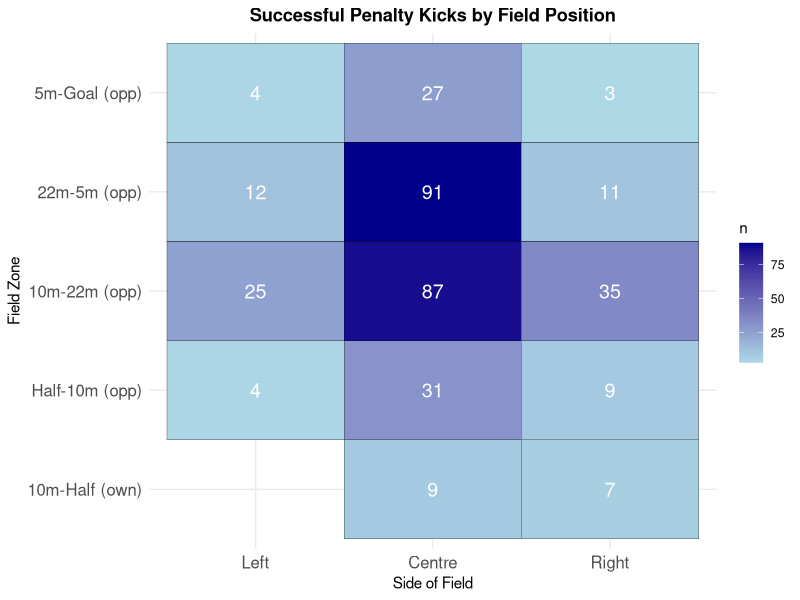
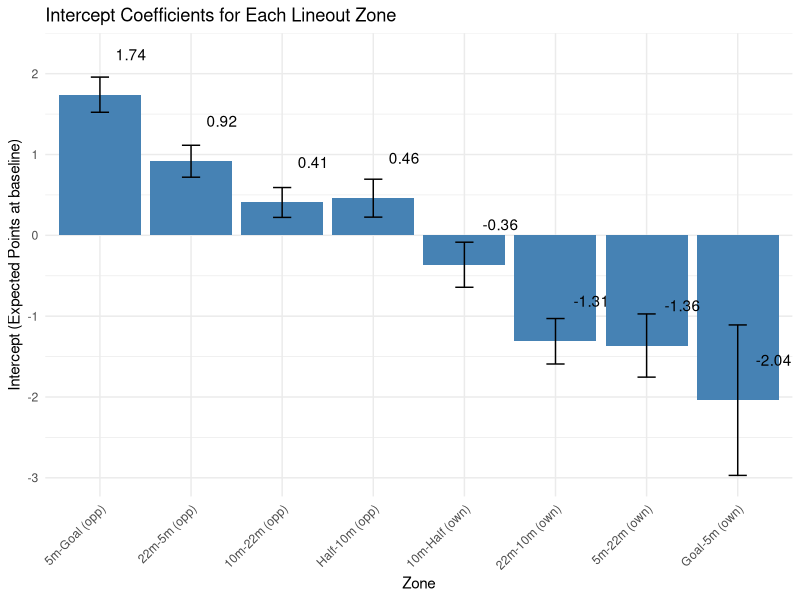
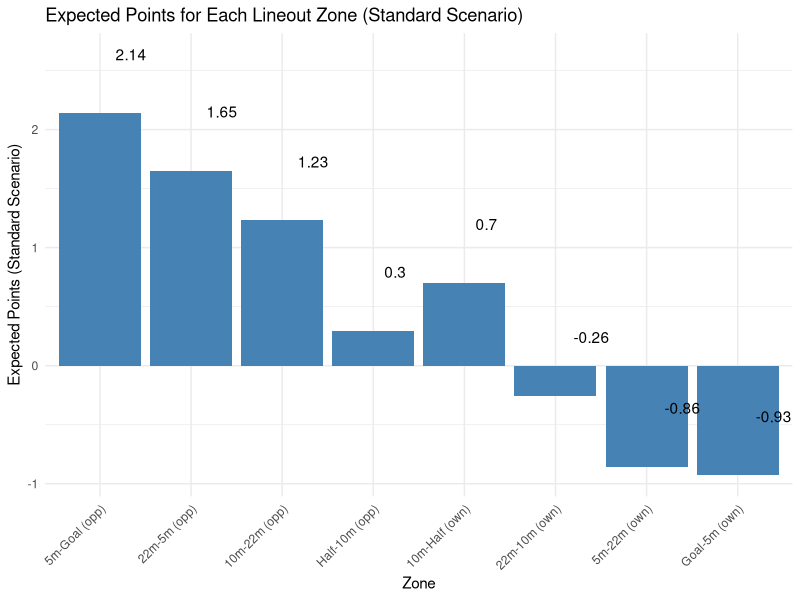

Here is the R script that generated these plots, in order: (Note: this script raises an error after producing the figures.)
##################
### REFERENCES ###
##################

# setwd("/Users/kennywatts/Documents/GitHub/Rugby-Expected-Points/")

## Links to Article
# https://www.data-ruck.com/blog/predicting-kicks-outcome/
# https://journals.sagepub.com/doi/10.1177/22150218251365220

## Data Download Link
# https://zenodo.org/api/records/13851563/files-archive

# Goal Kicking Data
# https://www.sciencedirect.com/science/article/pii/S1440244014000255


################
### PACKAGES ###
################

# install.packages("patchwork")
library(patchwork)

# install.packages("stringr")
library(stringr)

# install.packages("tidyverse")
library(tidyverse)

# install.packages("dplyr")
library(dplyr)

#################
### DATA LOAD ###
#################

# run from project directory (or within .Rproj)
phase_data = read_csv("data/phase_2018-19.csv")
# preview data
head(phase_data)

########################
### DATA EXPLORATION ###
########################

# location where the phase began, determined determined by the metre lines dividing the pitch
unique(phase_data$Location)

# period between subsequent rucks
unique(phase_data$Phase)

# location on the pitch where the phase began, determined by the lineout lines dividing the pitch
unique(phase_data$Side)

# how did the play start?
unique(phase_data$Play_Start)

# upon scoring, the event was assigned to all phases since the previous scoring event
unique(phase_data$Outcome)

# points difference (I'm assuming for whoever has possession of the ball)
## oftentimes this is from perspective of the home team, but if it flips back and forth w/ possession then you're right
unique(phase_data$Points_Difference)

# phase data including cards

phase_data_cards <- phase_data

# remove instances when cards occur
phase_data <- phase_data %>%
  filter(
    Red_Cards_Own == 0,
    Red_Cards_Opp == 0,
    Yellow_Cards_Own == 0,
    Yellow_Cards_Opp == 0
  ) %>%
  select(-Red_Cards_Own, -Red_Cards_Opp, -Yellow_Cards_Own, -Yellow_Cards_Opp)

# get restarts
restarts <- phase_data %>%
  filter(Play_Start == "Restart Kick", Phase ==1)

# list of unique restart locations
unique(restarts$Location)

# successfulpenalty kicks and locations
successful_penalty_kicks <- phase_data %>%
  arrange(ID) %>% 
  mutate(
    prev_location = lag(Location),          # previous play location
    prev_team = lag(Team_In_Poss),          # previous team in possession
    prev_side = lag(Side),                  # previous side
    score_change = Points_Difference - lag(Points_Difference),
    
    # flip certain "own" zones to "opp"
    prev_location = case_when(
      prev_location == "Goal-5m (own)"   ~ "5m-Goal (opp)",
      prev_location == "5m-22m (own)"    ~ "22m-5m (opp)",
      prev_location == "22m-10m (own)"   ~ "10m-22m (opp)",
      TRUE ~ prev_location
    )
  ) %>%
  # isolate for 3-point scores
  filter(
    abs(score_change) == 3
  ) %>%
  select(ID, Round, Home, Away, Location, prev_location, prev_team, prev_side, Points_Difference, Outcome)
# preview data
print(successful_penalty_kicks)


# mapping successful penalty kicks

zone_levels <- c("Goal-5m (own)", "5m-22m (own)", "22m-10m (own)", "10m-Half (own)",
                 "Half-10m (opp)", "10m-22m (opp)", "22m-5m (opp)", "5m-Goal (opp)")

successful_penalty_kicks <- successful_penalty_kicks %>%
  mutate(
    prev_location = factor(prev_location, levels = zone_levels),
    prev_side = factor(prev_side, levels = c("Left", "Centre", "Right"))
  )

field_counts <- successful_penalty_kicks %>%
  count(prev_location, prev_side)

p1 <- ggplot(field_counts, aes(x = prev_side, y = prev_location, fill = n)) +
  geom_tile(color = "black") +
  geom_text(aes(label = n), color = "white", size = 5) +
  scale_fill_gradient(low = "lightblue", high = "darkblue") +
  labs(title = "Successful Penalty Kicks by Field Position",
       x = "Side of Field",
       y = "Field Zone") +
  theme_minimal() +
  theme(
    axis.text.x = element_text(size = 12),
    axis.text.y = element_text(size = 12),
    plot.title = element_text(hjust = 0.5, face = "bold")
  )

ggsave("plots/penalty_kicks_by_position.png", p1, width = 10, height = 8, dpi = 300)

# expected points of lineout in different locations

phase_data <- phase_data %>%
  mutate(
    # extract signed numbers inside parentheses: (+3), (-3), etc.
    points = str_extract(Outcome, "[-+]?\\d+") %>% as.numeric(),
    
    # handle cases with no number (e.g. "no score", turnovers)
    points = ifelse(is.na(points), 0, points)
  )

zones <- c(
  "5m-Goal (opp)",
  "22m-5m (opp)",
  "10m-22m (opp)",
  "Half-10m (opp)",
  "10m-Half (own)",
  "22m-10m (own)",
  "5m-22m (own)",
  "Goal-5m (own)"
)

lineouts_clean <- phase_data %>%
  filter(
    Play_Start == "Lineout",
    Location %in% zones,
    Phase == 1
  ) %>%
  arrange(Round, Home, Away, Team_In_Poss, desc(Seconds_Remaining))

expected_points_by_zone <- lineouts_clean %>%
  group_by(Location) %>%
  summarise(
    n_phases = n(),
    avg_points = mean(points, na.rm = TRUE),
    total_points = sum(points, na.rm = TRUE),
    .groups = "drop"
)

print(expected_points_by_zone)

#####
# Expected points using linear regression
#####

last_play <- phase_data_cards %>%
  group_by(Round, Home, Away) %>%
  filter(ID == max(ID)) %>%
  ungroup() %>%
  mutate(
    last_play_points = str_extract(Outcome, "[-+]?\\d+") %>% as.numeric(),
    last_play_points = ifelse(is.na(last_play_points), 0, last_play_points),
    
    Score_Change = last_play_points,
    
    Final_Points_Difference = Points_Difference + Score_Change,
    Final_Points_Diff_Home = if_else(Team_In_Poss == "Home",
                                     Final_Points_Difference,
                                     -Final_Points_Difference)
)

# making win percentage column

matches <- last_play %>%
  select(Round, Home, Away, Final_Points_Diff_Home) %>%
  distinct()

team_games <- matches %>%
  pivot_longer(cols = c(Home, Away),
               names_to = "Side",
               values_to = "Team") %>%
  mutate(
    Win = case_when(
      Side == "Home" & Final_Points_Diff_Home > 0 ~ 1,
      Side == "Home" & Final_Points_Diff_Home <= 0 ~ 0,
      Side == "Away" & Final_Points_Diff_Home < 0 ~ 1,
      Side == "Away" & Final_Points_Diff_Home >= 0 ~ 0
    ),
    Round = as.numeric(Round)
  ) %>%
  arrange(Team, Round)

team_games <- team_games %>%
  group_by(Team) %>%
  arrange(Round) %>%
  mutate(
    Games_Played = lag(row_number(), default = 0),
    Wins_Before = lag(cumsum(Win), default = 0),
    WinPct_Before = if_else(Games_Played == 0, 0.5, Wins_Before / Games_Played)
  ) %>%
  ungroup()

phase_data_cards <- phase_data_cards %>%
  mutate(
    Team_for_join = case_when(
      Team_In_Poss == "Home" ~ Home,
      Team_In_Poss == "Away" ~ Away
    )
  )

phase_data_cards <- phase_data_cards %>%
  left_join(
    team_games %>% select(Team, Round, WinPct_Before),
    by = c("Team_for_join" = "Team", "Round" = "Round")
  )

regression_lineouts <- phase_data_cards %>%
  filter(
    Play_Start == "Lineout",
    Location %in% zones,
    Phase == 1
  )

# Home and away column

regression_lineouts <- regression_lineouts %>%
  mutate(
    Home_Attack = if_else(Team_In_Poss == "Home", 1, 0)
  )

regression_lineouts <- regression_lineouts %>%
  mutate(
    Opponent = if_else(Team_In_Poss == "Home", Away, Home)
  ) %>%
  left_join(
    team_games %>% select(Team, Round, WinPct_Before) %>%
      rename(Opponent = Team,
             Opponent_WinPct = WinPct_Before),
    by = c("Opponent", "Round")
  )

# Win percent differential

regression_lineouts <- regression_lineouts %>%
  mutate(
    WinPct_Diff = WinPct_Before - Opponent_WinPct
  )

# Card differential

regression_lineouts <- regression_lineouts %>%
  mutate(
    Card_Diff = (Yellow_Cards_Opp + Red_Cards_Opp) - (Yellow_Cards_Own + Red_Cards_Own)
  )

# Seconds remaining in half

regression_lineouts <- regression_lineouts %>%
  mutate(
    Seconds_Remaining_Half = if_else(
      Seconds_Remaining > 2400,             # first half
      Seconds_Remaining - 2400,             # seconds remaining in first half
      Seconds_Remaining                     # second half: already less than 2400
    )
  )

regression_lineouts <- regression_lineouts %>%
  mutate(
    Less_Than_2_Min = if_else(Seconds_Remaining_Half < 120, 1, 0)
  )

regression_lineouts <- regression_lineouts %>%
  mutate(
  points = str_extract(Outcome, "[-+]?\\d+") %>% as.numeric(),
  points = ifelse(is.na(points), 0, points))

# Weighting lineouts in consecutive possessions with same outcome

regression_lineouts <- regression_lineouts %>%
  arrange(Round, Home, Away, ID) %>%
  group_by(Round, Home, Away) %>%
  mutate(
    run_id = cumsum(c(TRUE, diff(Points_Difference) != 0 | Outcome[-1] != Outcome[-n()])),
    n_same = ave(run_id, run_id, FUN = length),          # count observations in each run
    weighted_points = points / n_same                   # divide points by number in run
  ) %>%
  ungroup()

lineouts_by_zone <- split(regression_lineouts, regression_lineouts$Location)

zone_regressions <- list()

for (zone_name in names(lineouts_by_zone)) {
  df <- lineouts_by_zone[[zone_name]]
  
  lm_zone <- lm(weighted_points ~ Less_Than_2_Min + Home_Attack + WinPct_Diff + Card_Diff, data = df)
  
  zone_regressions[[zone_name]] <- lm_zone
}

# Expected points for each zone using regression

library(broom)

zone_coefficients <- lapply(names(zone_regressions), function(zone) {
  broom::tidy(zone_regressions[[zone]]) %>%
    mutate(Location = zone)
}) %>%
  bind_rows()

zones_order <- c(
  "5m-Goal (opp)",
  "22m-5m (opp)",
  "10m-22m (opp)",
  "Half-10m (opp)",
  "10m-Half (own)",
  "22m-10m (own)",
  "5m-22m (own)",
  "Goal-5m (own)"
)

intercepts <- zone_coefficients %>%
  filter(term == "(Intercept)")

intercepts <- intercepts %>%
  mutate(Location = factor(Location, levels = zones_order))

reg_plot <- ggplot(intercepts, aes(x = Location, y = estimate)) +
  geom_col(fill = "steelblue") +
  geom_errorbar(aes(ymin = estimate - std.error, ymax = estimate + std.error), width = 0.2) +
  geom_text(aes(label = round(estimate, 2)),
            nudge_y = 0.5,   # move labels slightly above the bars
            hjust = -0.5) +   # center horizontally
  labs(
    x = "Zone",
    y = "Intercept (Expected Points at baseline)",
    title = "Intercept Coefficients for Each Lineout Zone"
  ) +
  theme_minimal() +
  theme(axis.text.x = element_text(angle = 45, hjust = 1))

ggsave("plots/reg_plot.png", reg_plot, width = 10, height = 6, dpi = 300)

# Standard Scenario Plot

Less_Than_2_Min_val <- 0
Home_Attack_val <- 1
WinPct_Diff_val <- 0
Card_Diff_val <- 0

zone_coeff_summary <- zone_coefficients %>%
  select(Location, term, estimate) %>%
  pivot_wider(names_from = term, values_from = estimate, values_fn = mean)

EP_standard <- zone_coeff_summary %>%
  mutate(
    EP_standard = `(Intercept)` +
      Less_Than_2_Min * Less_Than_2_Min_val +
      Home_Attack * Home_Attack_val +
      WinPct_Diff * WinPct_Diff_val +
      Card_Diff * Card_Diff_val
  ) %>%
  select(Location, EP_standard) %>%
  pivot_longer(
    cols = EP_standard,
    names_to = "Condition",
    values_to = "Expected_Points"
  ) %>%
  mutate(Location = factor(Location, levels = zones_order))

reg_plot_standard <- ggplot(EP_standard, aes(x = Location, y = Expected_Points)) +
  geom_col(fill = "steelblue") +
  geom_text(aes(label = round(Expected_Points, 2)),
            nudge_y = 0.5, 
            hjust = -0.5) +
  labs(
    x = "Zone",
    y = "Expected Points (Standard Scenario)",
    title = "Expected Points for Each Lineout Zone (Standard Scenario)"
  ) +
  theme_minimal() +
  theme(axis.text.x = element_text(angle = 45, hjust = 1))

ggsave("plots/standard_coef_reg_plot.png", reg_plot_standard, width = 10, height = 6, dpi = 300)

# Expected Points of Lineout All Areas of the pitch

expected_points_by_zone <- lineouts_weighted %>%
  group_by(Location) %>%
  summarise(
    n_phases = n(),
    avg_points = mean(weighted_points, na.rm = TRUE),
    total_points = sum(weighted_points, na.rm = TRUE),
    .groups = "drop"
  ) %>%
  mutate(Location = factor(Location, levels = zones_order)) %>%
  arrange(Location)

expected_points_regression <- EP_standard %>%
  arrange(factor(Location, levels = zones_order)) %>%
  select(Location, Expected_Points) %>%
  mutate(Location = factor(Location, levels = zones_order))

# Print Table
print(expected_points_by_zone)

# Plot of Meteres vs Expected Points of Lineout

field_lines <- c(5, 22, 40, 50, 60, 78, 95)
line_names <- c("5m (opp)", "22m (opp)", "10m (opp)", "Half", "10m (own)", "22m (own)", "5m (own)")
zone_meters <- c(2.5, 13.5, 31, 45, 55, 69, 86.5, 97.5)

expected_points_by_zone$Location <- factor(expected_points_by_zone$Location, levels = zones_order)
expected_points_by_zone$meter_x <- zone_meters[match(as.character(expected_points_by_zone$Location), zones_order)]

expected_points_regression$Location <- factor(expected_points_regression$Location, levels = zones_order)
expected_points_regression$meter_x <- zone_meters[match(as.character(expected_points_regression$Location), zones_order)]

# Computing Quadratic Minimum

quad_fit_tmp <- lm(avg_points ~ poly(meter_x, 2), data = expected_points_by_zone)
quad_fit_reg <- lm(Expected_Points ~ poly(meter_x, 2), data = expected_points_regression)


grid_x <- seq(min(expected_points_by_zone$meter_x, na.rm = TRUE),
              max(expected_points_by_zone$meter_x, na.rm = TRUE),
              length.out = 2000)

pred_tmp <- predict(quad_fit_tmp, newdata = data.frame(meter_x = grid_x))
pred_reg <- predict(quad_fit_reg, newdata = data.frame(meter_x = grid_x))

cap_x <- grid_x[which.min(pred_tmp)]
cap_x_reg <- grid_x[which.min(pred_reg)]

lineout_plot <- ggplot(expected_points_by_zone, aes(x = meter_x, y = avg_points)) +
  geom_point(size = 2) +
  geom_text(aes(label = round(avg_points, 2)), vjust = -1.2, size = 3, check_overlap = TRUE) +
  geom_smooth(method = "lm", formula = y ~ poly(pmin(x,  cap_x), 2), se = FALSE, linewidth = 0.8) +
  scale_x_continuous(
    breaks = field_lines,
    labels = line_names,
    expand = expansion(add = c(3, 3)),
    limits = c(0, 100)  # ensures full field range
  ) +
  labs(
    title = "Average Points by Lineout Location (Quadratic Fit, Increasing Distance from Opposition Goal Line)",
    x = "Field Position (meters)",
    y = "Average Expected Points"
  ) +
  theme_minimal(base_size = 12) +
  theme(
    axis.text.x = element_text(angle = 45, hjust = 1),
    axis.title.x = element_text(margin = ggplot2::margin(t = unit(8, "pt")))
  )

ggsave("plots/lineout_plot.png", lineout_plot, width = 10, height = 6, dpi = 300)

df <- tibble::tibble(
  y_mid = c(31, 13.5, 2.5, 45),
  avg_points = c(1.36, 2.4, 4.17, 0.66)
)

p2 <- ggplot(df, aes(x = y_mid, y = avg_points)) +
  geom_point(size = 3, color = "red") +
  geom_line(group = 1, color = "blue") +
  labs(
    title = "Average Expected Points by Zone",
    x = "Distance from goal line (m, zone midpoint)",
    y = "Average Points"
  ) +
  theme_minimal()

ggsave("plots/expected_points_by_zone.png", p2, width = 10, height = 6, dpi = 300)

# Regression quad plot

lineout_plot_reg <- ggplot(expected_points_regression, aes(x = meter_x, y = Expected_Points)) +
  geom_point(size = 2) +
  geom_text(aes(label = round(Expected_Points, 2)), vjust = -1.2, size = 3, check_overlap = TRUE) +
  geom_smooth(method = "lm", formula = y ~ poly(pmin(x,  cap_x_reg), 2), se = FALSE, linewidth = 0.8) +
  scale_x_continuous(
    breaks = field_lines,
    labels = line_names,
    expand = expansion(add = c(3, 3)),
    limits = c(0, 100)  # ensures full field range
  ) +
  labs(
    title = "Average Points by Lineout Location",
    x = "Field Position (meters)",
    y = "Average Expected Points"
  ) +
  theme_minimal(base_size = 12) +
  theme(
    axis.text.x = element_text(angle = 45, hjust = 1),
    axis.title.x = element_text(margin = ggplot2::margin(t = unit(8, "pt")))
  )

ggsave("plots/lineout_plot_reg.png", lineout_plot_reg, width = 10, height = 6, dpi = 300)

df_reg <- tibble::tibble(
  y_mid = c(31, 13.5, 2.5, 45),
  estimate = c(1.36, 2.4, 4.17, 0.66)
)

p2_reg <- ggplot(df_reg, aes(x = y_mid, y = estimate)) +
  geom_point(size = 3, color = "red") +
  geom_line(group = 1, color = "blue") +
  labs(
    title = "Average Expected Points by Zone",
    x = "Distance from goal line (m, zone midpoint)",
    y = "Average Points"
  ) +
  theme_minimal()

ggsave("plots/expected_points_regression.png", p2_reg, width = 10, height = 6, dpi = 300)

# coefficients from logistic regression (REPLICATE THIS)
beta_angle <- 0.45
beta_distance <- -0.022
intercept <- -1.78

x_vals <- seq(-35, 35, by = 1)
y_vals <- seq(5, 65, by = 1)
grid <- expand.grid(x = x_vals, y = y_vals)

# SET THIS AS DEFAULT VALUE, CORRECT IF NOT SO
post_half_width <- 2.81

# logistic function
logit_prob <- function(angle, distance) {
  1 / (1 + exp(-(beta_angle * angle + beta_distance * distance + intercept)))
}

compute_expected_points <- function(x, y, post_half_width = 2.81) {
  # positions of the posts along the x-axis
  left_post_x  <- -post_half_width
  right_post_x <-  post_half_width
  
  # distances to the posts from kicker at (x, y)
  angle_left  <- atan2(x + left_post_x, y)
  angle_right <- atan2(x - right_post_x, y)
  
  # angular width of target
  angle <- angle_right - angle_left
  
  # logistic probability
  distance <- sqrt(x^2 + y^2)
  prob_raw <- logit_prob(angle, distance)
  
  prob_raw
}

grid <- grid %>%
  mutate(
    prob_raw_pos = compute_expected_points(x, y),
    prob_raw_neg = compute_expected_points(-x, y),  # mirror kicker position
    prob_raw_max = pmax(prob_raw_pos, prob_raw_neg)
  ) %>%
  mutate(
    prob = prob_raw_max / max(prob_raw_max),
    expected_points = prob * 3 + (1-prob)*0.74    # 0.74 obtained from expected points following a 22 meter drop out
  )


# plot symmetric heatmap
thresholds <- c(0.8, 0.6, 0.4, 0.2)

p3 <- ggplot(grid, aes(x = x, y = y, fill = prob)) +
  geom_tile() +
  geom_contour(aes(z = prob),
               breaks = thresholds,
               color = "white",
               linewidth = 0.8,
               linetype = "dashed") +
  scale_fill_viridis_c(option = "magma", name = "Expected Prob") +
  coord_fixed() +
  labs(
    title = "Expected Probability of Kick Success (Symmetric)",
    x = "Lateral position (m)",
    y = "Distance from goal line (m)"
  ) +
  theme_minimal()

ggsave("plots/kick_success_probability.png", p3, width = 12, height = 10, dpi = 300)

p4 <- ggplot(grid, aes(x = x, y = y, fill = expected_points)) +
  geom_tile() +
  scale_fill_viridis_c(option = "magma", name = "Expected Points") +
  coord_fixed() +
  labs(
    title = "Expected Points of Kick Success (Symmetric)",
    x = "Lateral position (m)",
    y = "Distance from goal line (m)"
  ) +
  theme_minimal()

ggsave("plots/expected_points_heatmap.png", p4, width = 12, height = 10, dpi = 300)



# Expected Points after Penalty miss (drop kick from opposition 22m)

all_restarts <- restarts

head(all_restarts)
table(all_restarts$Location)

# Need to Remove All Restarts After Tries and Penalties

restarts_not_after_score <- phase_data %>%
  group_by(Home, Away) %>%   # ← ensures lags only look within the same match
  mutate(
    prev_ID = lag(ID),
    prev_Points = lag(Points_Difference),
    prev_Play = lag(Play_Start),
    prev_Team_In_Poss = lag(Team_In_Poss),
    prev_outcome = lag(Outcome),
    prev_seconds_remaining = lag(Seconds_Remaining)
  ) %>%
  ungroup() %>%
  filter(
    Phase == 1,
    Play_Start == "Restart Kick",
    !is.na(prev_ID),
    near(Points_Difference, prev_Points),   # safer than abs() == 0
    Seconds_Remaining < 4790,
    !between(Seconds_Remaining, 2390, 2400)
  )


head(restarts_not_after_score)
table(restarts_not_after_score$Location)


# Filtering out unreasonable locations

avg_points_by_location_restarts <- restarts_not_after_score %>%
  group_by(Location) %>%
  summarise(
    n = n(),
    avg_expected_points = mean(points, na.rm = TRUE)
  ) %>%
  arrange(desc(avg_expected_points))

avg_points_by_location_restarts <- avg_points_by_location_restarts %>% 
  dplyr::slice(1:5)

print(avg_points_by_location_restarts)

overall_avg_points_restarts <- weighted.mean(
  avg_points_by_location_restarts$avg_expected_points,
  avg_points_by_location_restarts$n
)


y_dense <- seq(min(expected_points_by_zone$meter_x),
               max(expected_points_by_zone$meter_x), length.out = 500)
y_dense_reg <- seq(min(expected_points_regression$meter_x),
               max(expected_points_regression$meter_x), length.out = 500)

fitted_dense <- predict(quad_fit_tmp, newdata = data.frame(meter_x = y_dense))
fitted_dense_reg <- predict(quad_fit_reg, newdata = data.frame(meter_x = y_dense_reg))

p5 <- ggplot() +
  geom_point(data = expected_points_by_zone, aes(x = meter_x, y = avg_points), color = "blue") +
  geom_line(aes(x = y_dense, y = fitted_dense), color = "red", linewidth = 1) +
  labs(title = "Quadratic Fit to Average Points by Zone",
       x = "meter_x",
       y = "Average Points") +
  theme_minimal()

ggsave("plots/quadratic_fit.png", p5, width = 10, height = 6, dpi = 300)

p5_reg <- ggplot() +
  geom_point(data = expected_points_regression, aes(x = meter_x, y = Expected_Points), color = "blue") +
  geom_line(aes(x = y_dense_reg, y = fitted_dense_reg), color = "red", linewidth = 1) +
  labs(title = "Quadratic Fit to Average Points by Zone",
       x = "meter_x",
       y = "Average Points") +
  theme_minimal()

ggsave("plots/quadratic_fit_reg.png", p5, width = 10, height = 6, dpi = 300)

interpolate_quad <- function(x) {
  predict(quad_fit_tmp, newdata = data.frame(meter_x = x))
}

interpolate_quad_reg <- function(x) {
  predict(quad_fit_reg, newdata = data.frame(meter_x = x))
}

grid <- grid %>%
  mutate(
    avg_points_interp = interpolate_quad(y),
    point_diff = expected_points - avg_points_interp
  )

grid_reg <- grid %>%
  mutate(
    avg_points_interp = interpolate_quad_reg(y),
    point_diff = expected_points - avg_points_interp
  )

# graph of if the lineout takes place at the same distance from goal as kick
p6 <- ggplot(grid, aes(x = x, y = y, fill = point_diff)) +
  geom_tile() +
  scale_fill_gradient2(
    low = "#457B9D",    # darker blue for negative
    mid = "white",       # zero
    high = "#E76F51",   # darker orange/red for positive
    midpoint = 0,
    name = "Kick vs Lineout"
  ) +
  coord_fixed() +
  labs(
    title = "Expected Points Difference: Kick vs Lineout",
    x = "Lateral position (m)",
    y = "Distance from goal line (m)"
  ) +
  theme_minimal()

ggsave("plots/kick_vs_lineout_comparison.png", p6, width = 12, height = 10, dpi = 300)


p6_reg <- ggplot(grid_reg, aes(x = x, y = y, fill = point_diff)) +
  geom_tile() +
  scale_fill_gradient2(
    low = "#457B9D",    # darker blue for negative
    mid = "white",       # zero
    high = "#E76F51",   # darker orange/red for positive
    midpoint = 0,
    name = "Kick vs Lineout"
  ) +
  coord_fixed() +
  labs(
    title = "Expected Points Difference (Regression): Kick vs Lineout",
    x = "Lateral position (m)",
    y = "Distance from goal line (m)"
  ) +
  theme_minimal()

ggsave("plots/kick_vs_lineout_comparison_reg.png", p6_reg, width = 12, height = 10, dpi = 300)

# with a y shift

y_shifts <- c(0, -5, -10, -15, -20, -25)

plots <- lapply(y_shifts, function(shift) {
  
  grid_shifted <- grid %>%
    mutate(
      avg_points_interp = pmin(interpolate_quad(y + shift), 4.17),
      point_diff = expected_points - avg_points_interp
    )
  
  p <- ggplot(grid_shifted, aes(x = x, y = y, fill = point_diff)) +
    geom_tile() +
    scale_fill_gradient2(
      low = "#457B9D",    # darker blue for negative
      mid = "white",       # zero
      high = "#E76F51",   # darker orange/red for positive
      midpoint = 0,
      name = "Kick vs Lineout"
    ) +
    coord_fixed() +
    labs(
      title = paste("Expected Points Difference: Kick vs Lineout (Lineout", shift, "m)"),
      x = "Lateral position (m)",
      y = "Distance from goal line (m)"
    ) +
    theme_minimal()
  
  # Save each plot
  filename <- paste0("plots/kick_vs_lineout_shift_", abs(shift), "m.png")
  ggsave(filename, p, width = 12, height = 10, dpi = 300)
  
  p
})

plots_reg <- lapply(y_shifts, function(shift) {
  
  grid_shifted_reg <- grid_reg %>%
    mutate(
      avg_points_interp = pmin(interpolate_quad_reg(y + shift), 4.96),
      point_diff = expected_points - avg_points_interp
    )
  
  p_reg <- ggplot(grid_shifted_reg, aes(x = x, y = y, fill = point_diff)) +
    geom_tile() +
    scale_fill_gradient2(
      low = "#457B9D",    # darker blue for negative
      mid = "white",       # zero
      high = "#E76F51",   # darker orange/red for positive
      midpoint = 0,
      name = "Kick vs Lineout"
    ) +
    coord_fixed() +
    labs(
      title = paste("Expected Points Difference (Regression): Kick vs Lineout (Lineout", shift, "m)"),
      x = "Lateral position (m)",
      y = "Distance from goal line (m)"
    ) +
    theme_minimal()
  
  # Save each plot
  filename <- paste0("plots/kick_vs_lineout_reg_shift_", abs(shift), "m.png")
  ggsave(filename, p_reg, width = 12, height = 10, dpi = 300)
  
  p_reg
})

# Specific y shift and decision marker

y_shift <- -20

marker_x <- 19
marker_y <- 40

grid_shifted <- grid %>%
  mutate(
    avg_points_interp = pmin(interpolate_quad(y + y_shift), 4.17),
    point_diff = expected_points - avg_points_interp
  )

grid_shifted_reg <- grid %>%
  mutate(
    avg_points_interp = pmin(interpolate_quad_reg(y + y_shift), 4.96),
    point_diff = expected_points - avg_points_interp
  )

decision_marker <- ggplot(grid_shifted, aes(x = x, y = y, fill = point_diff)) +
  geom_tile() +
  scale_fill_gradient2(
    low = "#457B9D",    # darker blue for negative
    mid = "white",       # zero
    high = "#E76F51",   # darker orange/red for positive
    midpoint = 0,
    name = "Kick vs Lineout"
  ) +
  coord_fixed() +
  labs(
    title = paste("Expected Points Difference: Kick vs Lineout (Lineout", y_shift, "m)"),
    x = "Lateral position (m)",
    y = "Distance from goal line (m)"
  ) +
  theme_minimal() +
  # Add your marker
  geom_point(aes(x = marker_x, y = marker_y), color = "black", size = 4, shape = 4, stroke = 1.2)

ggsave("plots/kick_vs_lineout_shift_15m_marker.png", decision_marker, width = 12, height = 10, dpi = 300)

decision_marker

decision_marker_reg <- ggplot(grid_shifted_reg, aes(x = x, y = y, fill = point_diff)) +
  geom_tile() +
  scale_fill_gradient2(
    low = "#457B9D",    # darker blue for negative
    mid = "white",       # zero
    high = "#E76F51",   # darker orange/red for positive
    midpoint = 0,
    name = "Kick vs Lineout"
  ) +
  coord_fixed() +
  labs(
    title = paste("Expected Points Difference (Regression): Kick vs Lineout (Lineout", y_shift, "m)"),
    x = "Lateral position (m)",
    y = "Distance from goal line (m)"
  ) +
  theme_minimal() +
  # Add your marker
  geom_point(aes(x = marker_x, y = marker_y), color = "black", size = 4, shape = 4, stroke = 1.2)

ggsave("plots/kick_vs_lineout_shift_15m_marker_reg.png", decision_marker_reg, width = 12, height = 10, dpi = 300)

decision_marker_reg

marker_value <- grid_shifted %>%
  filter(x == marker_x, y == marker_y) %>%
  select(expected_points, avg_points_interp, point_diff)

marker_value <- marker_value %>%
  mutate(
    expected_points = round(expected_points, 2),
    avg_points_interp = round(avg_points_interp, 2),
    point_diff = round(point_diff, 2)
  )

marker_value

marker_value_reg <- grid_shifted_reg %>%
  filter(x == marker_x, y == marker_y) %>%
  select(expected_points, avg_points_interp, point_diff)

marker_value_reg <- marker_value_reg %>%
  mutate(
    expected_points = round(expected_points, 2),
    avg_points_interp = round(avg_points_interp, 2),
    point_diff = round(point_diff, 2)
  )

marker_value_reg


# Graphing Decision Boundary

marker_x <- 19
marker_y <- 40

y_shifts <- seq(0, -35, by = -1)

shift_results <- lapply(y_shifts, function(shift) {
  grid_shifted <- grid %>%
    mutate(
      avg_points_interp = pmin(interpolate_quad(y + shift), 4.17),
      point_diff = expected_points - avg_points_interp
    )
  
  marker_val <- grid_shifted %>%
    mutate(dist = sqrt((x - marker_x)^2 + (y - marker_y)^2)) %>%
    slice_min(dist, n = 1) %>%
    select(expected_points, avg_points_interp)
  
  tibble(
    y_shift = shift,
    kick_EP = marker_val$expected_points,
    lineout_EP = marker_val$avg_points_interp
  )
}) %>%
  bind_rows()

shift_results_reg <- lapply(y_shifts, function(shift) {
  grid_shifted_reg <- grid_reg %>%
    mutate(
      avg_points_interp = pmin(interpolate_quad_reg(y + shift), 4.17),
      point_diff = expected_points - avg_points_interp
    )
  
  marker_val_reg <- grid_shifted_reg %>%
    mutate(dist = sqrt((x - marker_x)^2 + (y - marker_y)^2)) %>%
    slice_min(dist, n = 1) %>%
    select(expected_points, avg_points_interp)
  
  tibble(
    y_shift = shift,
    kick_EP = marker_val_reg$expected_points,
    lineout_EP = marker_val_reg$avg_points_interp
  )
}) %>%
  bind_rows()

shift_results_long <- shift_results %>%
  mutate(y_shift_plot = abs(y_shift)) %>%
  pivot_longer(
    cols = c(kick_EP, lineout_EP),
    names_to = "Option",
    values_to = "Expected_Points"
  )

shift_results_long_reg <- shift_results_reg %>%
  mutate(y_shift_plot = abs(y_shift)) %>%
  pivot_longer(
    cols = c(kick_EP, lineout_EP),
    names_to = "Option",
    values_to = "Expected_Points"
  )

f <- function(shift) interpolate_quad(marker_y + shift) - shift_results$kick_EP[1]

zero_shift <- -uniroot(f, c(-50, 0))$root

zero_shift

f_reg <- function(shift) interpolate_quad_reg(marker_y + shift) - shift_results_reg$kick_EP[1]

zero_shift_reg <- -uniroot(f_reg, c(-50, 0))$root

zero_shift_reg


delta_intercept <- ggplot(shift_results_long, aes(x = y_shift_plot, y = Expected_Points, color = Option)) +
  geom_line(size = 1.2) +
  geom_point(size = 2) +
  geom_vline(xintercept = abs(zero_shift), linetype = "dashed", color = "black") +
  annotate(
    "text",
    x = abs(zero_shift) + 1,  # shift label slightly right (adjust as needed)
    y = max(shift_results_long$Expected_Points),
    label = sprintf("Intercept = %.2f m", abs(zero_shift)),
    vjust = -0.5,
    hjust = 0
  ) +
  theme_minimal() +
  labs(
    title = paste("Expected Points vs Lineout Shift at (", marker_x, ",", marker_y, ")"),
    x = "Yards Gained for Lineout (m)",
    y = "Expected Points",
    color = "Option"
  )

ggsave("plots/delta_intercept_graph.png", delta_intercept, width = 12, height = 10, dpi = 300)


delta_intercept_reg <- ggplot(shift_results_long_reg, aes(x = y_shift_plot, y = Expected_Points, color = Option)) +
  geom_line(size = 1.2) +
  geom_point(size = 2) +
  geom_vline(xintercept = abs(zero_shift_reg), linetype = "dashed", color = "black") +
  annotate(
    "text",
    x = abs(zero_shift_reg) + 1,  # shift label slightly right (adjust as needed)
    y = max(shift_results_long_reg$Expected_Points),
    label = sprintf("Intercept = %.2f m", abs(zero_shift_reg)),
    vjust = -0.5,
    hjust = 0
  ) +
  theme_minimal() +
  labs(
    title = paste("Expected Points vs Lineout Shift at (", marker_x, ",", marker_y, ")"),
    x = "Yards Gained for Lineout (m)",
    y = "Expected Points",
    color = "Option"
  )

ggsave("plots/delta_intercept_graph_reg.png", delta_intercept_reg, width = 12, height = 10, dpi = 300)


# Shifting Variables in Regression Equation

# Set scenario values
Less_Than_2_Min_Coef <- 0
Home_Attack_Coef <- 1
WinPct_Diff_Coef <- 0

EP_given_card <- zone_coefficients %>%
  select(Location, term, estimate) %>%
  pivot_wider(
    names_from = term,
    values_from = estimate
  ) %>%
  mutate(
    EP_no_card = `(Intercept)` +
      Less_Than_2_Min * Less_Than_2_Min_Coef +
      Home_Attack * Home_Attack_Coef +
      WinPct_Diff * WinPct_Diff_Coef,
    EP_card    = EP_no_card + Card_Diff
  )

EP_given_card

EP_long <- EP_given_card %>%
  select(Location, EP_no_card, EP_card) %>%
  pivot_longer(
    cols = c(EP_no_card, EP_card),
    names_to = "Condition",
    values_to = "Expected_Points"
  ) %>%
  mutate(
    Location = factor(Location, levels = zones_order)
  )

yellow_card_plot <- ggplot(EP_long, aes(x = Location, y = Expected_Points, color = Condition)) +
  geom_point(size = 2) +
  geom_text(aes(label = round(Expected_Points, 2)), 
            vjust = -1, nudge_x = 0.4, size = 3, check_overlap = TRUE) +
  labs(
    title = "Expected Points by Zone With and Without Yellow Card",
    x = "Zone",
    y = "Expected Points",
    color = "Condition"
  ) +
  theme_minimal(base_size = 12) +
  theme(
    axis.text.x = element_text(angle = 45, hjust = 1)
  )

ggsave("plots/yellow_card_plot.png", yellow_card_plot, width = 12, height = 10, dpi = 300)


# Changing win percentage

Less_Than_2_Min_Coef <- 0
Home_Attack_Coef <- 1
Card_Diff_val <- 0
WinPct_Diff_vals <- c(-0.25, -0.125, 0, 0.125, 0.25)

EP_scenarios <- expand.grid(
  Location = unique(zone_coefficients$Location),
  WinPct_Diff_val = WinPct_Diff_vals
) %>%
  left_join(
    zone_coefficients %>%
      select(Location, term, estimate) %>%
      pivot_wider(names_from = term, values_from = estimate),
    by = "Location"
  ) %>%
  mutate(
    EP_no_card = `(Intercept)` +
      Less_Than_2_Min * Less_Than_2_Min_Coef +
      Home_Attack * Home_Attack_Coef +
      WinPct_Diff * WinPct_Diff_val +
      Card_Diff * Card_Diff_val
  ) %>%
  select(Location, WinPct_Diff_val, EP_no_card) %>%
  mutate(Location = factor(Location, levels = zones_order))

win_percent_plot <- ggplot(EP_scenarios, aes(x = Location, y = EP_no_card, color = as.factor(WinPct_Diff_val), group = WinPct_Diff_val)) +
  geom_point(size = 2) +
  geom_line() +
  geom_text(aes(label = round(EP_no_card, 2)), 
            vjust = -1, size = 3, check_overlap = FALSE,
            position = position_dodge(width = 0.5)) +
  labs(
    title = "Expected Points by Zone Without Yellow Card\nfor Different Win Percentage Differences",
    x = "Zone",
    y = "Expected Points",
    color = "Win % Diff"
  ) +
  theme_minimal(base_size = 12) +
  theme(axis.text.x = element_text(angle = 45, hjust = 1))

ggsave("plots/win_percent_plot.png", win_percent_plot, width = 12, height = 10, dpi = 300)

# Standard Scenario


# Scenario values
Less_Than_2_Min_val <- 0
Home_Attack_val <- 1
WinPct_Diff_val <- 0
Card_Diff_val <- 0

# Reshape to wide so each term and its std.error is a column
EP_standard <- zone_coefficients %>%
  pivot_wider(
    id_cols = Location,
    names_from = term,
    values_from = c(estimate, std.error),
    names_glue = "{term}_{.value}"
  ) %>%
  mutate(
    EP_standard = `(Intercept)_estimate` +
      Less_Than_2_Min_estimate * Less_Than_2_Min_val +
      Home_Attack_estimate * Home_Attack_val +
      WinPct_Diff_estimate * WinPct_Diff_val +
      Card_Diff_estimate * Card_Diff_val,
    SE_EP_standard = sqrt(
      `(Intercept)_std.error`^2 +
        (Less_Than_2_Min_val^2) * (Less_Than_2_Min_std.error^2) +
        (Home_Attack_val^2) * (Home_Attack_std.error^2) +
        (WinPct_Diff_val^2) * (WinPct_Diff_std.error^2) +
        (Card_Diff_val^2) * (Card_Diff_std.error^2)
    )
  ) %>%
  mutate(Location = factor(Location, levels = zones_order))

zones_to_plot <- zones_order[1:6]

EP_standard_subset <- EP_standard %>%
  filter(Location %in% zones_to_plot) %>%
  mutate(Location = factor(Location, levels = zones_to_plot))

reg_plot_standard <- ggplot(EP_standard_subset, aes(x = Location, y = EP_standard)) +
  geom_col(fill = "steelblue") +
  geom_errorbar(aes(ymin = EP_standard - SE_EP_standard, 
                    ymax = EP_standard + SE_EP_standard),
                width = 0.2) +
  geom_text(aes(label = round(EP_standard, 2)),
            nudge_y = 0.5, 
            hjust = -0.5) +
  labs(
    x = "Zone",
    y = "Expected Points (Standard Scenario)",
    title = "Expected Points for Each Lineout Zone (Standard Scenario)"
  ) +
  theme_minimal() +
  theme(axis.text.x = element_text(angle = 45, hjust = 1))

ggsave("plots/reg_plot_standard.png", reg_plot_standard, width = 12, height = 10, dpi = 300)


# All Blacks vs South Africa Game #This is wrong

sep_game_data_csv = read_csv("data/All Blacks vs South Africa Game Sep 16th.csv")

sep_game_data_csv <- sep_game_data_csv %>%
  rename(
    x = `x location`,
    y = `y location`
  ) %>%
  mutate(
    x = x - 35,
    y = y
  )

intercept_fit <- lm(estimate ~ poly(zone_meters, 2), data = intercepts)

sep_game_data_csv <- sep_game_data_csv %>%
  mutate(
    predicted_intercept = predict(intercept_fit,
                                  newdata = data.frame(
                                    zone_meters = distance_from_try_after_shift
                                  ))
  )

coeffs_zone_wide <- zone_coefficients %>%
  select(term, estimate, Location) %>%
  pivot_wider(
    names_from = term,
    values_from = estimate
  )

match_with_coeffs <- sep_game_data_csv %>%
  left_join(coeffs_zone_wide, by = "Location")

match_with_coeffs <- match_with_coeffs %>%
  mutate(
    EP_lineout =
      predicted_intercept +
      Less_Than_2_Min * Less_Than_2_Min_val +
      Home_Attack * Home_Attack_val +
      WinPct_Diff * WinPct_Diff_val +
      Card_Diff * Card_Diff_val
  )

match_with_coeffs <- match_with_coeffs %>%
  left_join(
    grid %>% select(x, y, expected_points),
    by = c("x", "y")
  ) %>%
  rename(EP_kick = expected_points)

# Comparing optimal to actual decisions

match_with_coeffs <- match_with_coeffs %>%
  mutate(
    optimal_decision = if_else(EP_kick >= EP_lineout, "kick", "lineout"),
    
    EP_optimal = pmax(EP_kick, EP_lineout),
    
    EP_actual = if_else(Decision == "kick", EP_kick, EP_lineout),
    
    EP_lost = EP_optimal - EP_actual
  )

decision_table <- match_with_coeffs %>%
  select(Team, Decision, optimal_decision, EP_actual, EP_optimal, EP_lost)

decision_table

team_EP_lost <- match_with_coeffs %>%
  group_by(Team) %>%
  summarise(
    total_EP_lost = sum(EP_lost, na.rm = TRUE)
  )

team_EP_lost

# Final score ABs won 24-17


# Scenario Plot

Less_Than_2_Min_val <- 0
Home_Attack_val <- 1
WinPct_Diff_val <- 0
Card_Diff_val <- -1
shift <- -20

zone_coeff_summary <- zone_coefficients %>%
  select(Location, term, estimate) %>%
  pivot_wider(names_from = term, values_from = estimate, values_fn = mean)

EP_scenario <- zone_coeff_summary %>%
  mutate(
    EP_scenario = `(Intercept)` +
      Less_Than_2_Min * Less_Than_2_Min_val +
      Home_Attack * Home_Attack_val +
      WinPct_Diff * WinPct_Diff_val +
      Card_Diff * Card_Diff_val
  ) %>%
  select(Location, EP_scenario) %>%
  pivot_longer(
    cols = EP_scenario,
    names_to = "Condition",
    values_to = "Expected_Points"
  ) %>%
  mutate(Location = factor(Location, levels = zones_order))

expected_points_regression_scenario <- EP_scenario %>%
  arrange(factor(Location, levels = zones_order)) %>%
  select(Location, Expected_Points) %>%
  mutate(Location = factor(Location, levels = zones_order))

expected_points_regression_scenario$Location <- factor(expected_points_regression_scenario$Location, levels = zones_order)
expected_points_regression_scenario$meter_x <- zone_meters[match(as.character(expected_points_regression_scenario$Location), zones_order)]

quad_fit_reg_scenario <- lm(Expected_Points ~ poly(meter_x, 2), data = expected_points_regression_scenario)

grid_x <- seq(min(expected_points_by_zone$meter_x, na.rm = TRUE),
              max(expected_points_by_zone$meter_x, na.rm = TRUE),
              length.out = 2000)

y_dense_reg_scenario <- seq(min(expected_points_regression_scenario$meter_x),
                   max(expected_points_regression_scenario$meter_x), length.out = 500)

interpolate_quad_reg_scenario <- function(x) {
  predict(quad_fit_reg_scenario, newdata = data.frame(meter_x = x))
}

grid_reg <- grid %>%
  mutate(
    avg_points_interp = interpolate_quad_reg_scenario(y),
    point_diff = expected_points - avg_points_interp
  )

grid_shifted_reg <- grid_reg %>%
  mutate(
    avg_points_interp = pmin(interpolate_quad_reg_scenario(y + shift), 4.96),
    point_diff = expected_points - avg_points_interp
  )

x_marker <- 19
y_marker <- 40

scenario <- ggplot(grid_shifted_reg, aes(x = x, y = y, fill = point_diff)) +
  geom_tile() +
  scale_fill_gradient2(
    low = "#457B9D",
    mid = "white",
    high = "#E76F51",
    midpoint = 0,
    name = "Kick vs Lineout"
  ) +
  #geom_text(aes(x = x_marker, y = y_marker), label = "X", 
            #size = 5, fontface = "bold", color = "black") +
  coord_fixed() +
  labs(
    title = paste("Expected Points Difference: Kick vs Lineout (Lineout", shift, "m, home, -1 card)"),
    x = "Lateral position (m)",
    y = "Distance from goal line (m)"
  ) +
  theme_minimal()

ggsave("plots/20m_home_-1card.png", scenario, width = 12, height = 10, dpi = 300)
